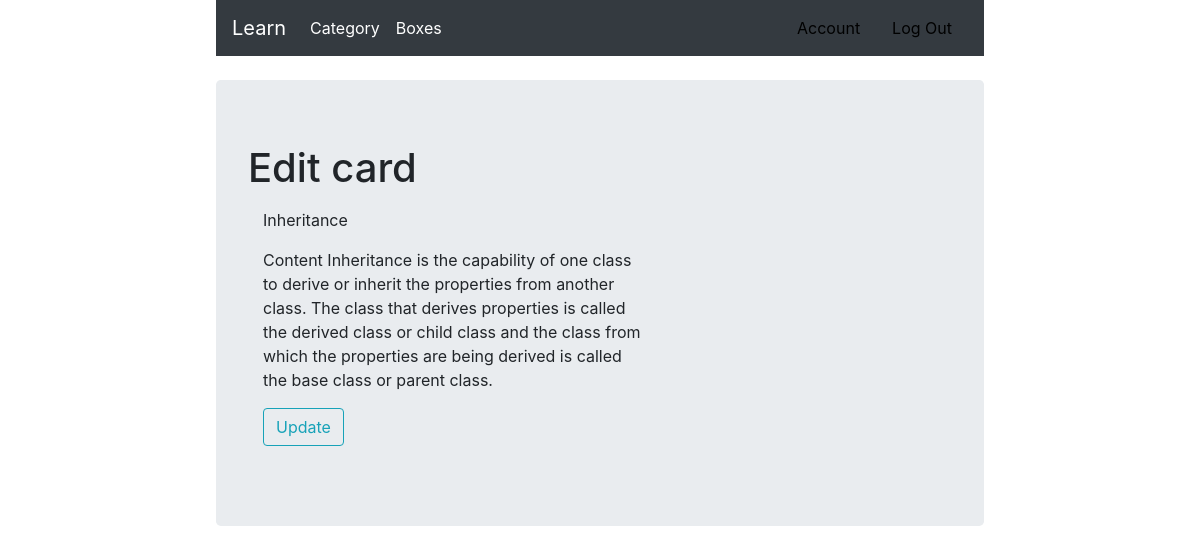
Screenshot of /category/oop/card/16/ (signed in) with the database file from the repository.
### card/models.py (models this page shows, shortened)
class Card(models.Model):
    TERM = "T"
    WORD = "W"
    TYPE_OF_CARD_CHOICES = [
        (WORD, 'Word'),
        (TERM, 'Term'),
        (None, 'Choose card type'),
    ]
    author = models.ForeignKey(User, on_delete=models.CASCADE)
    name = models.CharField(max_length=255)
    card_type = models.CharField(max_length=1, choices=TYPE_OF_CARD_CHOICES)
    transcription = models.TextField(blank=True)
    translate = models.TextField(blank=True)
    content = models.TextField(blank=True)
    time_create = models.DateTimeField(auto_now_add=True)
    time_first_show = models.DateTimeField(null=True)
    time_last_show = models.DateTimeField(auto_now=True)
    time_next_show = models.DateTimeField(auto_now_add=True)
    count_shows = models.IntegerField(default=0)  # if count_shows == -1 ie mean that word is leard for ever.
    category = models.ManyToManyField('Category')
    class Meta:
        ordering = ["time_create"]

### card/views.py (the view)
# urls.py: path('category/<slug:category_slug>/card/<int:card_id>/', card_repr, name="card"),
@login_required()
def card_repr(requests, card_id, category_slug):
    card = Card.objects.get(author=requests.user, pk=card_id)
    return render(requests, "card/card_repr.html", {"card": card})

### card/templates/card/card_repr.html (shortened to what this page needs)
{% extends 'learning_cards/base.html' %}
{% block content_title %}
    Edit card
{% endblock%}
{% block content %}
        <div class="col-md-7" xmlns="http://www.w3.org/1999/html">
                <form action="{{ action }}" method="POST">
                    <div class="form-group">
                        {{ card.name }}
                    </div>
                    {% if card.card_type == "W" %}
                        <div class="form-group">
                            Transcription
                            {{ card.transcription }}
                        </div>
                        <div class="form-group">
                            Translate
                            {{ card.translate }}
                        </div>
                    {% else %}
                        <div class="form-group">
                            Content
                            {{ card.content }}
                        </div>
                    {% endif %}
                     <div class="form-group">
                                <button type="submit" class="btn btn-outline-info">Update</button>
                     </div>
                </form>
        </div>
{% endblock %}

### rows the page displays
Card: name "Inheritance", content "Inheritance is the capability of one class to derive or inherit the properties from another class. The class that derives properties is called the derived class or child class and the class from which the properties are being derived is called the base class or parent class."
